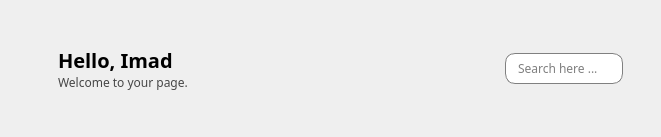
        <widget class="QWidget" name="header_widget" native="true">
         <property name="minimumSize">
          <size>
           <width>0</width>
           <height>0</height>
          </size>
         </property>
         <property name="maximumSize">
          <size>
           <width>16777215</width>
           <height>16777215</height>
          </size>
         </property>
         <layout class="QHBoxLayout" name="horizontalLayout_5">
          <item>
           <layout class="QHBoxLayout" name="horizontalLayout_4">
            <property name="spacing">
             <number>15</number>
            </property>
            <item>
             <widget class="QPushButton" name="pushButton">
              <property name="styleSheet">
               <string notr="true">border:none;</string>
              </property>
              <property name="text">
               <string/>
              </property>
              <property name="icon">
               <iconset resource="resources.qrc">
                <normaloff>:/Icons/menu.png</normaloff>:/Icons/menu.png</iconset>
              </property>
              <property name="iconSize">
               <size>
                <width>29</width>
                <height>35</height>
               </size>
              </property>
              <property name="checkable">
               <bool>true</bool>
              </property>
             </widget>
            </item>
            <item>
             <layout class="QVBoxLayout" name="verticalLayout_13">
              <property name="spacing">
               <number>0</number>
              </property>
              <property name="topMargin">
               <number>35</number>
              </property>
              <property name="bottomMargin">
               <number>35</number>
              </property>
              <item>
               <widget class="QLabel" name="label">
                <property name="font">
                 <font>
                  <family>Poppins SemiBold</family>
                  <pointsize>15</pointsize>
                  <bold>true</bold>
                 </font>
                </property>
                <property name="text">
                 <string>Hello, Imad</string>
                </property>
               </widget>
              </item>
              <item>
               <widget class="QLabel" name="label_5">
                <property name="font">
                 <font>
                  <family>Poppins Medium</family>
                  <pointsize>9</pointsize>
                 </font>
                </property>
                <property name="styleSheet">
                 <string notr="true">color: rgb(70, 70, 70);</string>
                </property>
                <property name="text">
                 <string>Welcome to your page.</string>
                </property>
               </widget>
              </item>
             </layout>
            </item>
           </layout>
          </item>
          <item>
           <spacer name="horizontalSpacer_3">
            <property name="orientation">
             <enum>Qt::Orientation::Horizontal</enum>
            </property>
            <property name="sizeHint" stdset="0">
             <size>
              <width>311</width>
              <height>20</height>
             </size>
            </property>
           </spacer>
          </item>
          <item>
           <layout class="QHBoxLayout" name="horizontalLayout_3">
            <property name="spacing">
             <number>20</number>
            </property>
            <item>
             <widget class="QLineEdit" name="lineEdit">
              <property name="maximumSize">
               <size>
                <width>16777215</width>
                <height>31</height>
               </size>
              </property>
              <property name="font">
               <font>
                <family>Trebuchet MS</family>
               </font>
              </property>
              <property name="styleSheet">
               <string notr="true">QLineEdit{
	padding-left: 10px;
	border: 1px solid gray;
	border-radius: 10px;
}</string>
              </property>
              <property name="placeholderText">
               <string>Search here ...</string>
              </property>
             </widget>
            </item>
            <item>
             <widget class="QLabel" name="label_6">
              <property name="maximumSize">
               <size>
                <width>40</width>
                <height>40</height>
               </size>
              </property>
              <property name="text">
               <string/>
              </property>
              <property name="pixmap">
               <pixmap resource="resources.qrc">:/Icons/man.png</pixmap>
              </property>
              <property name="scaledContents">
               <bool>true</bool>
              </property>
             </widget>
            </item>
           </layout>
          </item>
         </layout>
        </widget>
